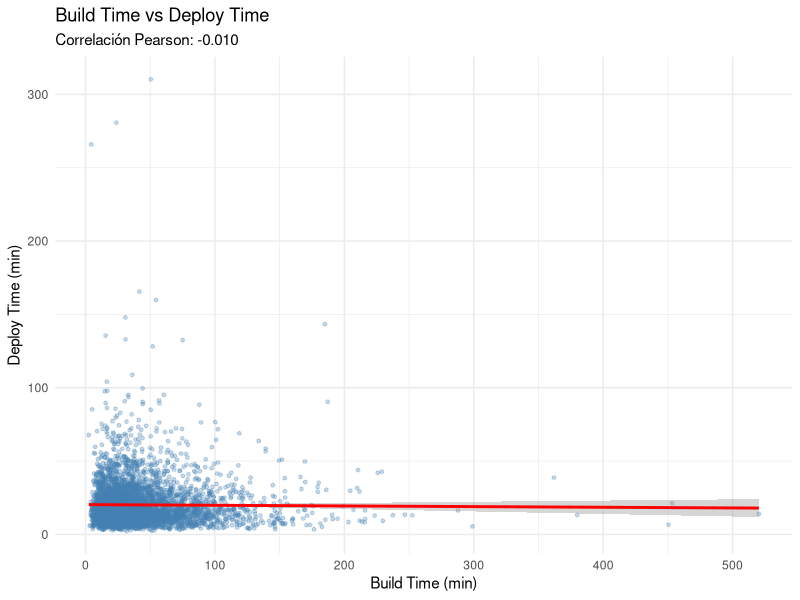
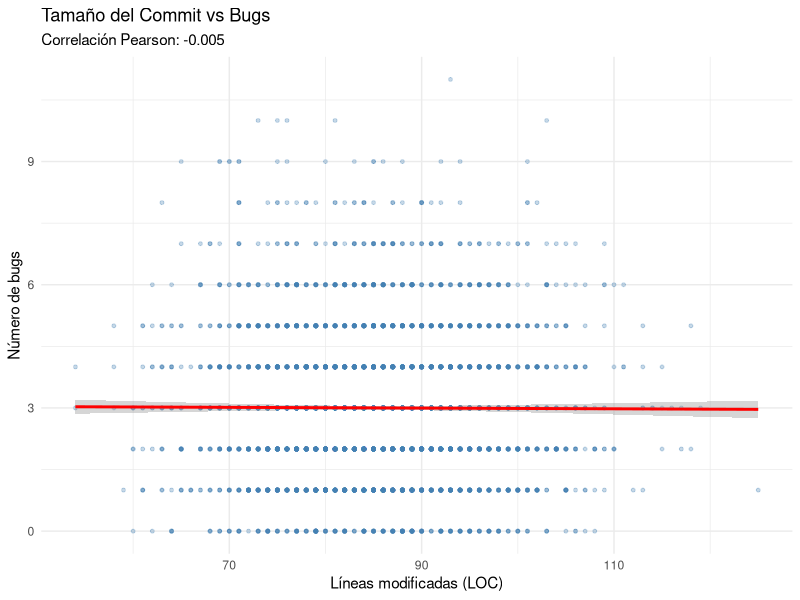
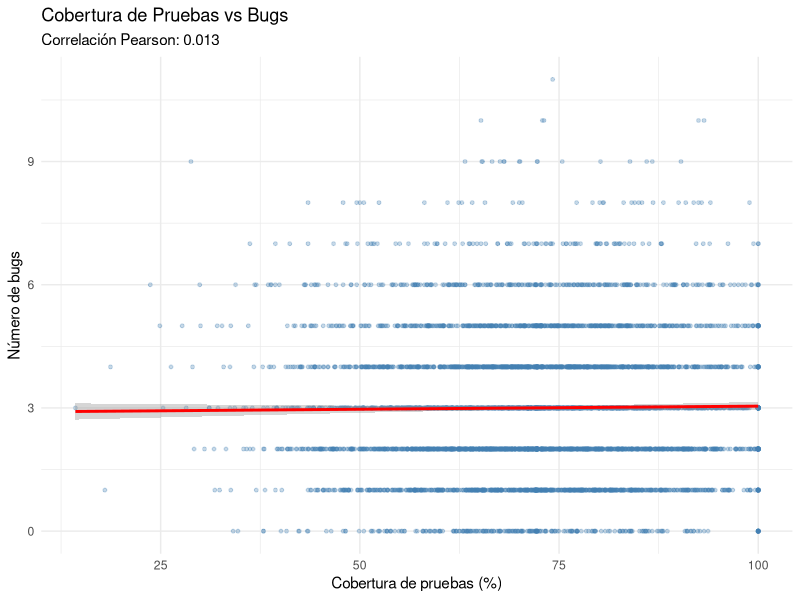
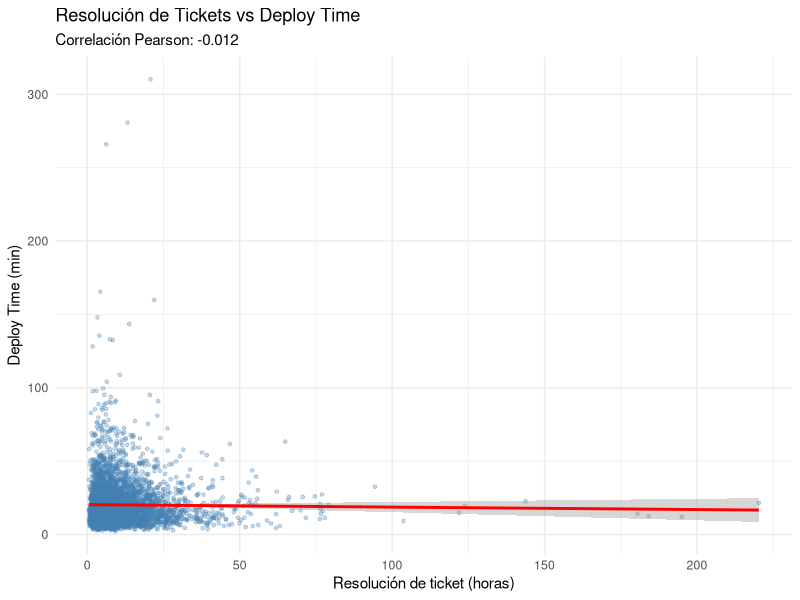

Here is the R script that generated these plots, in order:
# Relaciones Bivariadas
# Correlación entre cuantitativas, tablas de contingencia entre cualitativas
# Distinción entre correlación y causalidad, el uso de esta distinción en la interpretación de resultados afecta la validez de las conclusiones que se pueden extraer de un análisis de datos. Un buen ejemplo es la correlación entre el tiempo de construcción (build_time) y el tiempo de despliegue (deploy_time). 
# Aunque estos dos tiempos puedan estar correlacionados, no necesariamente significa que uno cause al otro. Podría ser que ambos estén influenciados por un tercer factor, como la complejidad del código o la eficiencia del equipo de desarrollo. Por lo tanto, es crucial no asumir causalidad a partir de correlación y considerar otros factores antes de sacar conclusiones.

library(tidyverse)

setwd("C:/Users/ignac/OneDrive/Escritorio/PyEC/Lab03")

df <- read_csv("data/clean/devops_metrics_clean.csv", show_col_types = FALSE)

# Filtrar solo filas válidas
df_valid <- df %>%
  filter(team != "missing", module != "missing", priority != "missing")

# 1. Matriz de correlaciones entre variables cuantitativas
cuantitativas <- c("build_time_min", "deploy_time_min", "commit_size_loc",
                   "num_bugs", "test_coverage_pct", "ticket_resolution_h")

df_num <- df_valid %>% select(all_of(cuantitativas)) %>% drop_na()

cat("=== Matriz de Correlaciones (Pearson) ===\n")
cor_matrix <- cor(df_num, method = "pearson")
print(round(cor_matrix, 3))

cat("\n=== Matriz de Correlaciones (Spearman) ===\n")
cor_spearman <- cor(df_num, method = "spearman")
print(round(cor_spearman, 3))

# 2. Pares con mayor correlación
cat("\n=== Pares con mayor correlación absoluta ===\n")
cor_df <- as.data.frame(as.table(cor_matrix))
colnames(cor_df) <- c("Var1", "Var2", "cor")
cor_df <- cor_df %>%
  mutate(Var1 = as.character(Var1), Var2 = as.character(Var2)) %>%
  filter(Var1 != Var2) %>%
  mutate(cor_abs = abs(cor))

# Obtener pares unicos (evitar duplicados A-B y B-A)
pares_unicos <- cor_df %>%
  mutate(par = paste(pmin(Var1, Var2), pmax(Var1, Var2), sep = " vs ")) %>%
  distinct(par, .keep_all = TRUE) %>%
  arrange(desc(cor_abs)) %>%
  head(10)

print(pares_unicos %>% select(par, cor))

# 3. Scatter plots de los pares más relevantes
dir.create("reports/figuras/bivariada", recursive = TRUE, showWarnings = FALSE)
dir.create("reports/bivariada", showWarnings = FALSE)

# Scatter: build_time vs deploy_time, con línea de regresión y correlación, porque es el par con mayor correlación, además de ser un ejemplo de correlación vs causalidad
p1 <- ggplot(df_num, aes(x = build_time_min, y = deploy_time_min)) +
  geom_point(alpha = 0.3, size = 1, color = "steelblue") +
  geom_smooth(method = "lm", color = "red", se = TRUE) +
  labs(title = "Build Time vs Deploy Time",
       subtitle = sprintf("Correlación Pearson: %.3f", cor(df_num$build_time_min, df_num$deploy_time_min)),
       x = "Build Time (min)", y = "Deploy Time (min)") +
  theme_minimal()
ggsave("reports/figuras/bivariada/scatter_build_vs_deploy.png", p1, width = 8, height = 6, dpi = 150)

# Scatter: commit_size vs num_bugs
p2 <- ggplot(df_num, aes(x = commit_size_loc, y = num_bugs)) +
  geom_point(alpha = 0.3, size = 1, color = "steelblue") +
  geom_smooth(method = "lm", color = "red", se = TRUE) +
  labs(title = "Tamaño del Commit vs Bugs",
       subtitle = sprintf("Correlación Pearson: %.3f", cor(df_num$commit_size_loc, df_num$num_bugs)),
       x = "Líneas modificadas (LOC)", y = "Número de bugs") +
  theme_minimal()
ggsave("reports/figuras/bivariada/scatter_commit_vs_bugs.png", p2, width = 8, height = 6, dpi = 150)

# Scatter: test_coverage vs num_bugs
p3 <- ggplot(df_num, aes(x = test_coverage_pct, y = num_bugs)) +
  geom_point(alpha = 0.3, size = 1, color = "steelblue") +
  geom_smooth(method = "lm", color = "red", se = TRUE) +
  labs(title = "Cobertura de Pruebas vs Bugs",
       subtitle = sprintf("Correlación Pearson: %.3f", cor(df_num$test_coverage_pct, df_num$num_bugs)),
       x = "Cobertura de pruebas (%)", y = "Número de bugs") +
  theme_minimal()
ggsave("reports/figuras/bivariada/scatter_coverage_vs_bugs.png", p3, width = 8, height = 6, dpi = 150)

# Scatter: ticket_resolution vs deploy_time
p4 <- ggplot(df_num, aes(x = ticket_resolution_h, y = deploy_time_min)) +
  geom_point(alpha = 0.3, size = 1, color = "steelblue") +
  geom_smooth(method = "lm", color = "red", se = TRUE) +
  labs(title = "Resolución de Tickets vs Deploy Time",
       subtitle = sprintf("Correlación Pearson: %.3f", cor(df_num$ticket_resolution_h, df_num$deploy_time_min)),
       x = "Resolución de ticket (horas)", y = "Deploy Time (min)") +
  theme_minimal()
ggsave("reports/figuras/bivariada/scatter_resolution_vs_deploy.png", p4, width = 8, height = 6, dpi = 150)

# 4. Tablas de contingencia con Chi-cuadrado
cat("\n=== Pruebas Chi-cuadrado ===\n")

# team x deploy_status
cont1 <- table(df_valid$team, df_valid$deploy_status)
chi1 <- chisq.test(cont1)
cat(sprintf("team x deploy_status: chi2 = %.2f, p-valor = %.4f\n", chi1$statistic, chi1$p.value))

# module x deploy_status
cont2 <- table(df_valid$module, df_valid$deploy_status)
chi2 <- chisq.test(cont2)
cat(sprintf("module x deploy_status: chi2 = %.2f, p-valor = %.4f\n", chi2$statistic, chi2$p.value))

# priority x deploy_status
cont3 <- table(df_valid$priority, df_valid$deploy_status)
chi3 <- chisq.test(cont3)
cat(sprintf("priority x deploy_status: chi2 = %.2f, p-valor = %.4f\n", chi3$statistic, chi3$p.value))

# team x priority
cont4 <- table(df_valid$team, df_valid$priority)
chi4 <- chisq.test(cont4)
cat(sprintf("team x priority: chi2 = %.2f, p-valor = %.4f\n", chi4$statistic, chi4$p.value))

# module x priority
cont5 <- table(df_valid$module, df_valid$priority)
chi5 <- chisq.test(cont5)
cat(sprintf("module x priority: chi2 = %.2f, p-valor = %.4f\n", chi5$statistic, chi5$p.value))

# 5. Nota sobre correlación vs causalidad
cat("\n=== NOTA: Correlación no implica causalidad ===\n")
cat("Las correlaciones observadas entre variables (por ejemplo, entre build_time\n")
cat("y deploy_time) indican asociación estadística, pero NO permiten concluir que\n")
cat("una variable cause la otra. Para establecer causalidad se requerirían\n")
cat("experimentos controlados o diseños cuasi-experimentales que este análisis\n")
cat("observacional no puede proporcionar.\n")
cat("\n")
cat("Por ejemplo, si build_time y deploy_time están correlacionados, podría ser\n")
cat("porque ambos dependen de un tercer factor (complejidad del código) y no\n")
cat("porque uno cause directamente al otro.\n")

# 6. Exportar
write.csv(round(cor_matrix, 4), "reports/bivariada/correlaciones_pearson.csv")
write.csv(round(cor_spearman, 4), "reports/bivariada/correlaciones_spearman.csv")
write.csv(pares_unicos %>% select(par, cor), "reports/bivariada/pares_mayor_correlacion.csv", row.names = FALSE)

cat("\n=== Fase 5 completada. Archivos exportados a reports/bivariada/ ===\n")
